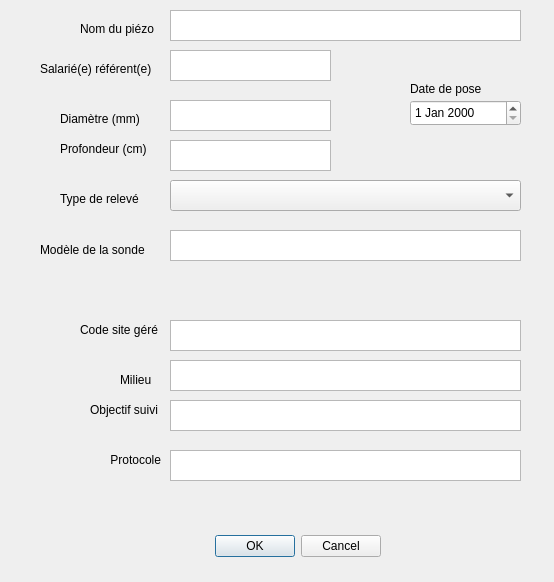
<?xml version="1.0" encoding="UTF-8"?>
<ui version="4.0">
 <class>Dialog</class>
 <widget class="QDialog" name="Dialog">
  <property name="geometry">
   <rect>
    <x>0</x>
    <y>0</y>
    <width>554</width>
    <height>582</height>
   </rect>
  </property>
  <property name="windowTitle">
   <string>Dialog</string>
  </property>
  <widget class="QDialogButtonBox" name="buttonBox">
   <property name="geometry">
    <rect>
     <x>200</x>
     <y>530</y>
     <width>181</width>
     <height>32</height>
    </rect>
   </property>
   <property name="orientation">
    <enum>Qt::Horizontal</enum>
   </property>
   <property name="standardButtons">
    <set>QDialogButtonBox::Cancel|QDialogButtonBox::Ok</set>
   </property>
  </widget>
  <widget class="QLabel" name="label">
   <property name="geometry">
    <rect>
     <x>80</x>
     <y>20</y>
     <width>81</width>
     <height>17</height>
    </rect>
   </property>
   <property name="text">
    <string>Nom du piézo</string>
   </property>
  </widget>
  <widget class="QTextEdit" name="nom">
   <property name="geometry">
    <rect>
     <x>170</x>
     <y>10</y>
     <width>351</width>
     <height>31</height>
    </rect>
   </property>
  </widget>
  <widget class="QTextEdit" name="nom_ref">
   <property name="geometry">
    <rect>
     <x>170</x>
     <y>50</y>
     <width>161</width>
     <height>31</height>
    </rect>
   </property>
  </widget>
  <widget class="QLabel" name="label_2">
   <property name="geometry">
    <rect>
     <x>40</x>
     <y>60</y>
     <width>121</width>
     <height>17</height>
    </rect>
   </property>
   <property name="text">
    <string>Salarié(e) référent(e)</string>
   </property>
  </widget>
  <widget class="QDateEdit" name="date_pose">
   <property name="geometry">
    <rect>
     <x>410</x>
     <y>100</y>
     <width>111</width>
     <height>26</height>
    </rect>
   </property>
  </widget>
  <widget class="QLabel" name="label_3">
   <property name="geometry">
    <rect>
     <x>410</x>
     <y>80</y>
     <width>81</width>
     <height>17</height>
    </rect>
   </property>
   <property name="text">
    <string>Date de pose</string>
   </property>
  </widget>
  <widget class="QLabel" name="label_4">
   <property name="geometry">
    <rect>
     <x>60</x>
     <y>110</y>
     <width>91</width>
     <height>17</height>
    </rect>
   </property>
   <property name="text">
    <string>Diamètre (mm)</string>
   </property>
  </widget>
  <widget class="QLabel" name="label_5">
   <property name="geometry">
    <rect>
     <x>60</x>
     <y>140</y>
     <width>91</width>
     <height>17</height>
    </rect>
   </property>
   <property name="text">
    <string>Profondeur (cm)</string>
   </property>
  </widget>
  <widget class="QComboBox" name="type_relev">
   <property name="geometry">
    <rect>
     <x>170</x>
     <y>180</y>
     <width>351</width>
     <height>31</height>
    </rect>
   </property>
   <property name="editable">
    <bool>false</bool>
   </property>
   <property name="currentText">
    <string/>
   </property>
   <property name="modelColumn">
    <number>0</number>
   </property>
  </widget>
  <widget class="QTextEdit" name="d_piezo_mm">
   <property name="geometry">
    <rect>
     <x>170</x>
     <y>100</y>
     <width>161</width>
     <height>31</height>
    </rect>
   </property>
  </widget>
  <widget class="QTextEdit" name="p_piezo_cm">
   <property name="geometry">
    <rect>
     <x>170</x>
     <y>140</y>
     <width>161</width>
     <height>31</height>
    </rect>
   </property>
  </widget>
  <widget class="QLabel" name="label_6">
   <property name="geometry">
    <rect>
     <x>60</x>
     <y>190</y>
     <width>91</width>
     <height>17</height>
    </rect>
   </property>
   <property name="text">
    <string>Type de relevé</string>
   </property>
  </widget>
  <widget class="QTextEdit" name="model_sonde">
   <property name="geometry">
    <rect>
     <x>170</x>
     <y>230</y>
     <width>351</width>
     <height>31</height>
    </rect>
   </property>
  </widget>
  <widget class="QLabel" name="label_7">
   <property name="geometry">
    <rect>
     <x>40</x>
     <y>240</y>
     <width>111</width>
     <height>20</height>
    </rect>
   </property>
   <property name="text">
    <string>Modèle de la sonde</string>
   </property>
  </widget>
  <widget class="QTextEdit" name="typ_milieu">
   <property name="geometry">
    <rect>
     <x>170</x>
     <y>360</y>
     <width>351</width>
     <height>31</height>
    </rect>
   </property>
  </widget>
  <widget class="QLabel" name="label_8">
   <property name="geometry">
    <rect>
     <x>120</x>
     <y>370</y>
     <width>41</width>
     <height>20</height>
    </rect>
   </property>
   <property name="text">
    <string>Milieu</string>
   </property>
  </widget>
  <widget class="QTextEdit" name="obj_suivi">
   <property name="geometry">
    <rect>
     <x>170</x>
     <y>400</y>
     <width>351</width>
     <height>31</height>
    </rect>
   </property>
  </widget>
  <widget class="QLabel" name="label_9">
   <property name="geometry">
    <rect>
     <x>90</x>
     <y>400</y>
     <width>71</width>
     <height>20</height>
    </rect>
   </property>
   <property name="text">
    <string>Objectif suivi</string>
   </property>
  </widget>
  <widget class="QTextEdit" name="protocole">
   <property name="geometry">
    <rect>
     <x>170</x>
     <y>450</y>
     <width>351</width>
     <height>31</height>
    </rect>
   </property>
  </widget>
  <widget class="QLabel" name="label_10">
   <property name="geometry">
    <rect>
     <x>90</x>
     <y>450</y>
     <width>71</width>
     <height>20</height>
    </rect>
   </property>
   <property name="text">
    <string>Protocole</string>
   </property>
   <property name="alignment">
    <set>Qt::AlignRight|Qt::AlignTrailing|Qt::AlignVCenter</set>
   </property>
  </widget>
  <widget class="QTextEdit" name="code_site">
   <property name="geometry">
    <rect>
     <x>170</x>
     <y>320</y>
     <width>351</width>
     <height>31</height>
    </rect>
   </property>
  </widget>
  <widget class="QLabel" name="label_11">
   <property name="geometry">
    <rect>
     <x>80</x>
     <y>320</y>
     <width>81</width>
     <height>20</height>
    </rect>
   </property>
   <property name="text">
    <string>Code site géré</string>
   </property>
  </widget>
 </widget>
 <tabstops>
  <tabstop>code_site</tabstop>
  <tabstop>nom_ref</tabstop>
  <tabstop>date_pose</tabstop>
  <tabstop>type_relev</tabstop>
  <tabstop>d_piezo_mm</tabstop>
  <tabstop>p_piezo_cm</tabstop>
  <tabstop>model_sonde</tabstop>
  <tabstop>typ_milieu</tabstop>
  <tabstop>obj_suivi</tabstop>
  <tabstop>protocole</tabstop>
  <tabstop>nom</tabstop>
 </tabstops>
 <resources/>
 <connections>
  <connection>
   <sender>buttonBox</sender>
   <signal>accepted()</signal>
   <receiver>Dialog</receiver>
   <slot>accept()</slot>
   <hints>
    <hint type="sourcelabel">
     <x>780</x>
     <y>24</y>
    </hint>
    <hint type="destinationlabel">
     <x>157</x>
     <y>274</y>
    </hint>
   </hints>
  </connection>
  <connection>
   <sender>buttonBox</sender>
   <signal>rejected()</signal>
   <receiver>Dialog</receiver>
   <slot>reject()</slot>
   <hints>
    <hint type="sourcelabel">
     <x>780</x>
     <y>30</y>
    </hint>
    <hint type="destinationlabel">
     <x>286</x>
     <y>274</y>
    </hint>
   </hints>
  </connection>
 </connections>
</ui>
